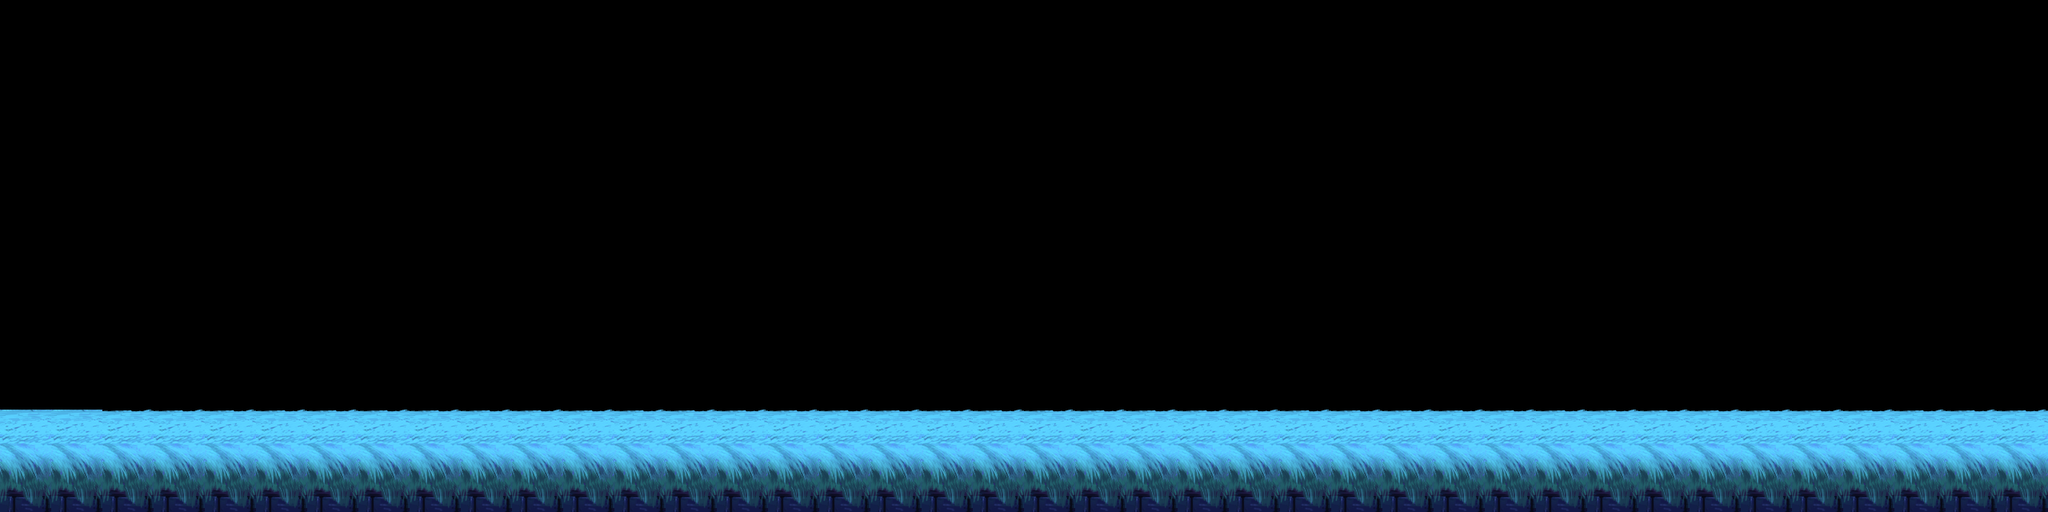

The image is a tile-based game level rendered from a .tmx file. Its description and source (layers, tilesets, objects; grid data summarised) follow:
An orthogonal 40x10 tile map with 64x64 px tiles, 2 tile layers (bg, platform), 2 tilesets and 127 objects.

<map version="1.4" tiledversion="2020.11.25" orientation="orthogonal" renderorder="right-down" width="40" height="10" tilewidth="64" tileheight="64" infinite="0" nextlayerid="6" nextobjectid="194">
 <tileset firstgid="1" source="../bg_bush_bg.tsx" />
 <tileset firstgid="21" source="../item.tsx" />
 <layer id="1" name="bg" width="40" height="10">
  <data>[400 cells, 42 non-empty, 1 distinct tile ids]</data>
 </layer>
 <layer id="2" name="platform" width="40" height="10">
  <data>[400 cells, 40 non-empty, 1 distinct tile ids]</data>
 </layer>
 <objectgroup id="3" name="object_obstacle" />
 <objectgroup id="4" name="object_item">
  <object id="67" gid="25" x="1630.5" y="429.5" width="66" height="66" />
  <object id="68" gid="78" x="910.5" y="252.5" width="66" height="66" />
  <object id="69" gid="25" x="1526.5" y="241.5" width="66" height="66" />
  <object id="70" gid="78" x="1024.5" y="64.5" width="66" height="66" />
  <object id="71" gid="78" x="1357.5" y="477.5" width="66" height="66" />
  <object id="72" gid="78" x="1184.5" y="109.5" width="66" height="66" />
  <object id="73" gid="25" x="632.5" y="241.5" width="66" height="66" />
  <object id="74" gid="25" x="1309.5" y="285.5" width="66" height="66" />
  <object id="75" gid="78" x="1135.5" y="109.5" width="66" height="66" />
  <object id="76" gid="78" x="688.5" y="285.5" width="66" height="66" />
  <object id="77" gid="25" x="1525.5" y="521.5" width="66" height="66" />
  <object id="78" gid="78" x="910.5" y="109.5" width="66" height="66" />
  <object id="79" gid="78" x="463.5" y="334.5" width="66" height="66" />
  <object id="80" gid="78" x="862.5" y="158.5" width="66" height="66" />
  <object id="81" gid="25" x="465.5" y="241.5" width="66" height="66" />
  <object id="82" gid="25" x="631.5" y="521.5" width="66" height="66" />
  <object id="83" gid="25" x="415.5" y="285.5" width="66" height="66" />
  <object id="84" gid="78" x="689.5" y="429.5" width="66" height="66" />
  <object id="85" gid="31" x="1073.5" y="201.5" width="66" height="66" />
  <object id="86" gid="78" x="1583.5" y="477.5" width="66" height="66" />
  <object id="87" gid="25" x="1308.5" y="521.5" width="66" height="66" />
  <object id="88" gid="78" x="910.5" y="64.5" width="66" height="66" />
  <object id="89" gid="78" x="1583.5" y="335.5" width="66" height="66" />
  <object id="90" gid="78" x="862.5" y="252.5" width="66" height="66" />
  <object id="91" gid="25" x="1470.5" y="521.5" width="66" height="66" />
  <object id="92" gid="78" x="1184.5" y="64.5" width="66" height="66" />
  <object id="93" gid="25" x="1414.5" y="521.5" width="66" height="66" />
  <object id="94" gid="78" x="862.5" y="301.5" width="66" height="66" />
  <object id="95" gid="25" x="688.5" y="241.5" width="66" height="66" />
  <object id="96" gid="25" x="1309.5" y="380.5" width="66" height="66" />
  <object id="97" gid="78" x="910.5" y="301.5" width="66" height="66" />
  <object id="98" gid="78" x="689.5" y="477.5" width="66" height="66" />
  <object id="99" gid="78" x="1582.5" y="285.5" width="66" height="66" />
  <object id="100" gid="78" x="862.5" y="346.5" width="66" height="66" />
  <object id="101" gid="78" x="632.5" y="477.5" width="66" height="66" />
  <object id="102" gid="25" x="737.5" y="285.5" width="66" height="66" />
  <object id="103" gid="25" x="414.5" y="521.5" width="66" height="66" />
  <object id="104" gid="25" x="415.5" y="334.5" width="66" height="66" />
  <object id="105" gid="25" x="736.5" y="429.5" width="66" height="66" />
  <object id="106" gid="31" x="977.5" y="201.5" width="66" height="66" />
  <object id="107" gid="25" x="1309.5" y="334.5" width="66" height="66" />
  <object id="108" gid="78" x="1357.5" y="428.5" width="66" height="66" />
  <object id="109" gid="78" x="1135.5" y="346.5" width="66" height="66" />
  <object id="110" gid="78" x="1471.5" y="477.5" width="66" height="66" />
  <object id="111" gid="78" x="910.5" y="204.5" width="66" height="66" />
  <object id="112" gid="78" x="1357.5" y="334.5" width="66" height="66" />
  <object id="113" gid="78" x="910.5" y="346.5" width="66" height="66" />
  <object id="114" gid="25" x="1415.5" y="241.5" width="66" height="66" />
  <object id="115" gid="78" x="1185.5" y="301.5" width="66" height="66" />
  <object id="116" gid="25" x="737.5" y="241.5" width="66" height="66" />
  <object id="117" gid="78" x="1471.5" y="285.5" width="66" height="66" />
  <object id="118" gid="78" x="1185.5" y="346.5" width="66" height="66" />
  <object id="119" gid="78" x="463.5" y="285.5" width="66" height="66" />
  <object id="120" gid="78" x="1357.5" y="380.5" width="66" height="66" />
  <object id="121" gid="78" x="966.5" y="346.5" width="66" height="66" />
  <object id="122" gid="78" x="577.5" y="477.5" width="66" height="66" />
  <object id="123" gid="25" x="737.5" y="477.5" width="66" height="66" />
  <object id="124" gid="25" x="576.5" y="521.5" width="66" height="66" />
  <object id="125" gid="78" x="463.5" y="380.5" width="66" height="66" />
  <object id="126" gid="25" x="736.5" y="381.5" width="66" height="66" />
  <object id="127" gid="31" x="1025.5" y="249.5" width="66" height="66" />
  <object id="128" gid="25" x="1359.5" y="241.5" width="66" height="66" />
  <object id="129" gid="78" x="1136.5" y="159.5" width="66" height="66" />
  <object id="130" gid="25" x="1630.5" y="521.5" width="66" height="66" />
  <object id="131" gid="78" x="1024.5" y="346.5" width="66" height="66" />
  <object id="132" gid="25" x="1309.5" y="428.5" width="66" height="66" />
  <object id="133" gid="78" x="1079.5" y="109.5" width="66" height="66" />
  <object id="134" gid="25" x="1630.5" y="381.5" width="66" height="66" />
  <object id="135" gid="78" x="1024.5" y="301.5" width="66" height="66" />
  <object id="136" gid="25" x="1582.5" y="241.5" width="66" height="66" />
  <object id="137" gid="78" x="966.5" y="301.5" width="66" height="66" />
  <object id="138" gid="79" x="534.5" y="420.5" width="154" height="148" />
  <object id="139" gid="25" x="1471.5" y="241.5" width="66" height="66" />
  <object id="140" gid="78" x="1136.5" y="253.5" width="66" height="66" />
  <object id="141" gid="78" x="519.5" y="285.5" width="66" height="66" />
  <object id="142" gid="78" x="1185.5" y="253.5" width="66" height="66" />
  <object id="143" gid="78" x="519.5" y="477.5" width="66" height="66" />
  <object id="144" gid="25" x="520.5" y="521.5" width="66" height="66" />
  <object id="145" gid="25" x="687.5" y="521.5" width="66" height="66" />
  <object id="146" gid="25" x="415.5" y="380.5" width="66" height="66" />
  <object id="147" gid="78" x="689.5" y="335.5" width="66" height="66" />
  <object id="148" gid="25" x="1631.5" y="241.5" width="66" height="66" />
  <object id="149" gid="78" x="1413.5" y="285.5" width="66" height="66" />
  <object id="150" gid="78" x="862.5" y="204.5" width="66" height="66" />
  <object id="151" gid="78" x="1583.5" y="381.5" width="66" height="66" />
  <object id="152" gid="78" x="1135.5" y="64.5" width="66" height="66" />
  <object id="153" gid="78" x="1583.5" y="429.5" width="66" height="66" />
  <object id="154" gid="78" x="1024.5" y="109.5" width="66" height="66" />
  <object id="155" gid="79" x="1428.5" y="420.5" width="154" height="148" />
  <object id="156" gid="78" x="1136.5" y="301.5" width="66" height="66" />
  <object id="157" gid="78" x="1413.5" y="477.5" width="66" height="66" />
  <object id="158" gid="78" x="1136.5" y="205.5" width="66" height="66" />
  <object id="159" gid="78" x="577.5" y="285.5" width="66" height="66" />
  <object id="160" gid="25" x="1581.5" y="521.5" width="66" height="66" />
  <object id="161" gid="78" x="1079.5" y="301.5" width="66" height="66" />
  <object id="162" gid="78" x="463.5" y="428.5" width="66" height="66" />
  </objectgroup>
 <objectgroup id="5" name="object_monster" />
</map>
<!-- 31 of 127 objects omitted -->
